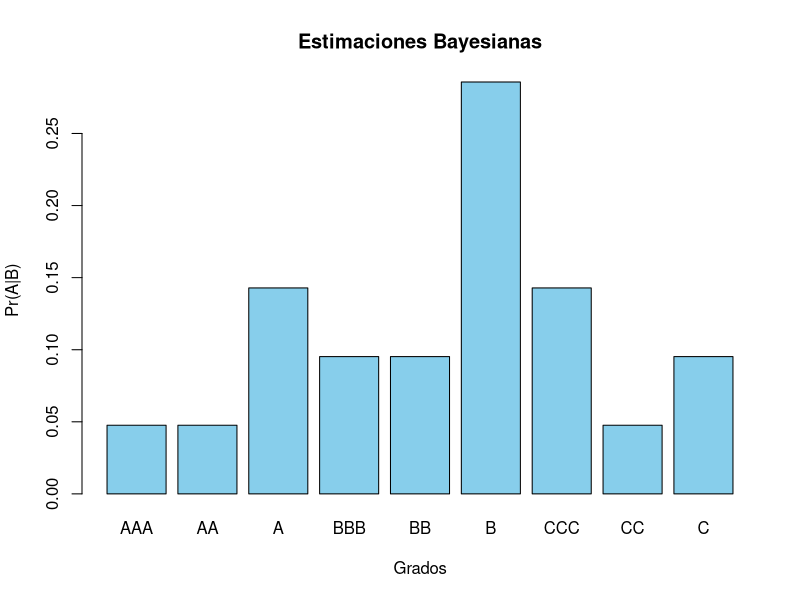
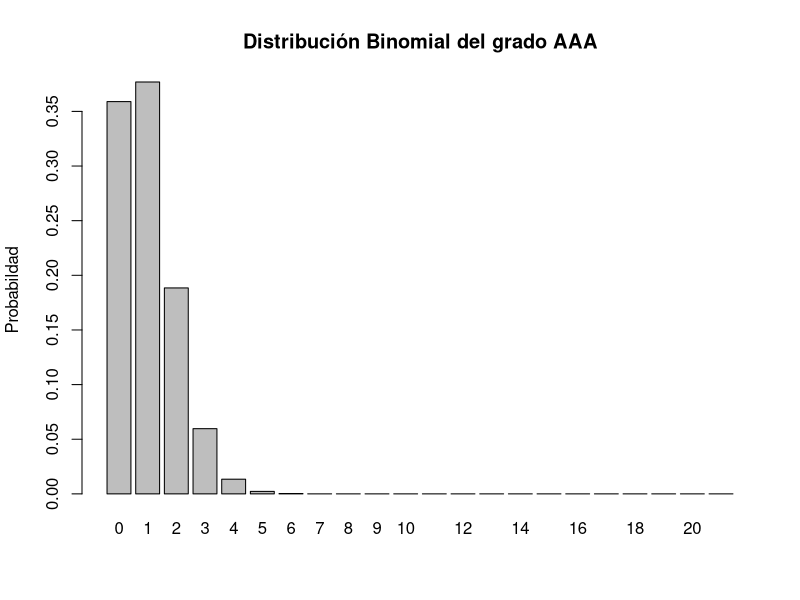
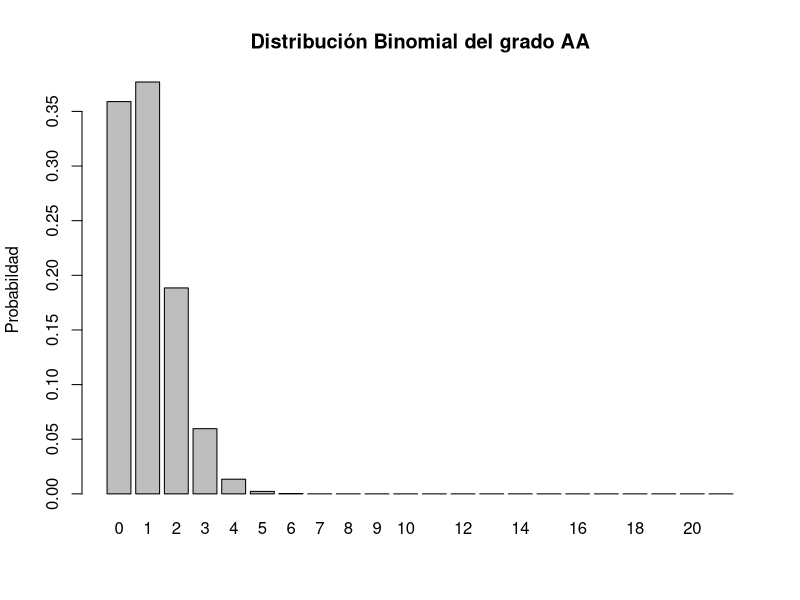
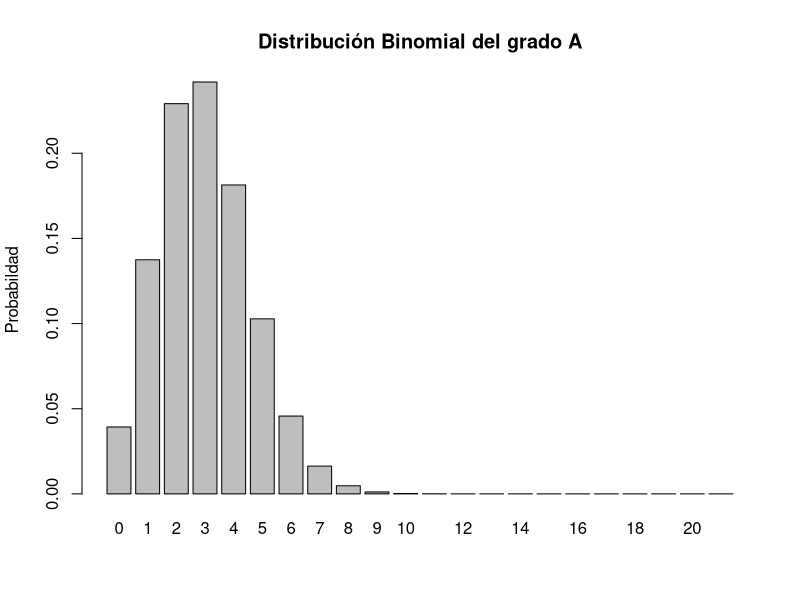
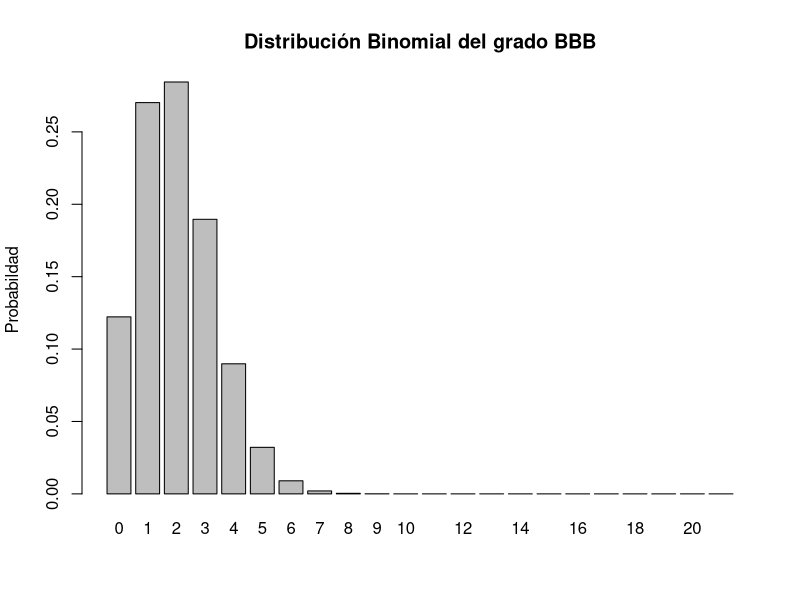
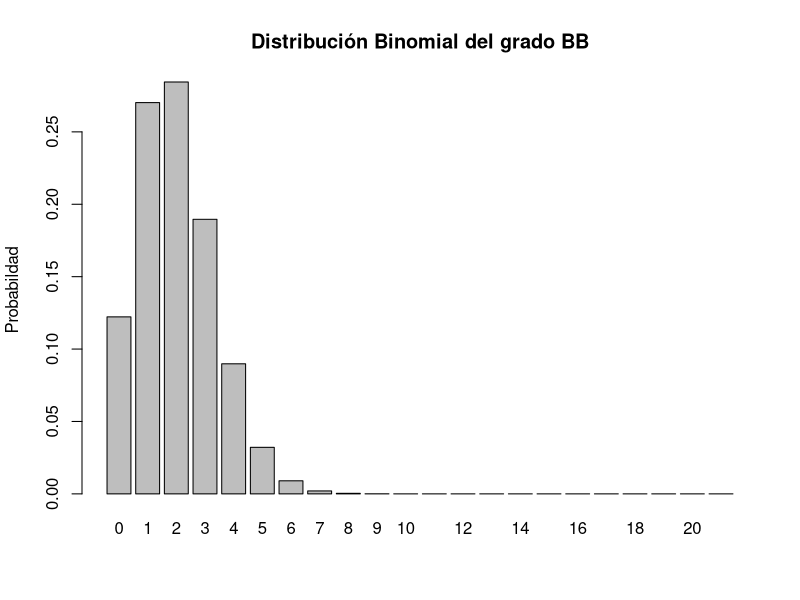
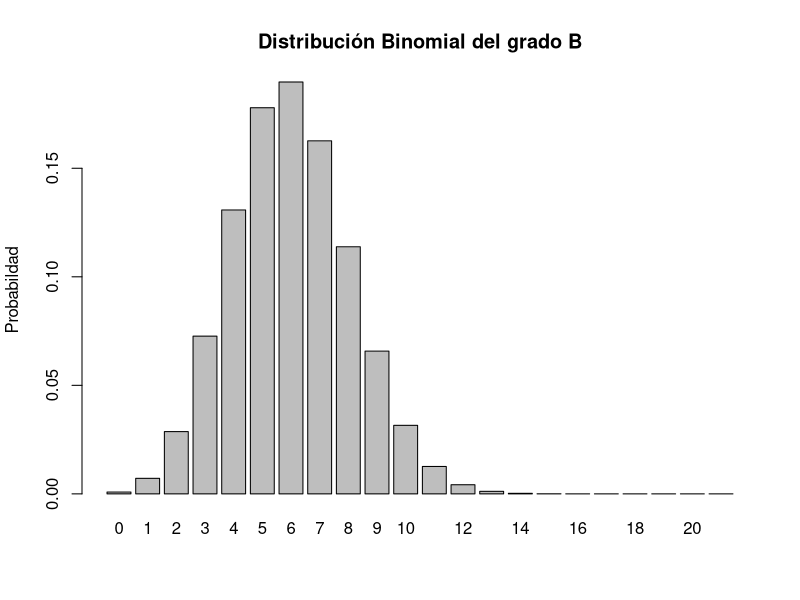
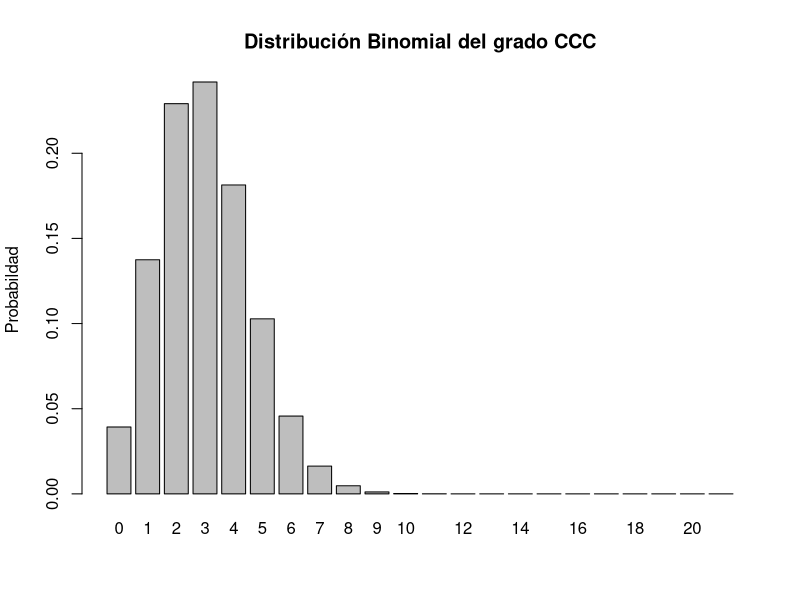

These charts were generated, in order, by the following R code:
## ---- chunk 1
library(tidyr)
library(ggplot2)
library(dplyr)
## ---- chunk 2
Cla <- c("AAA", "AA", "A", "BBB", "BB", "B", "CCC", "CC", "C")
Obligadores <- c(34, 56, 119, 257, 191, 102, 50, 34, 12)
Incumplimientos <- c(1, 1, 3, 2, 2, 6, 3, 1, 2)

# dataframe
df1 <- data.frame(Obligadores, Incumplimientos, row.names = Cla)

# Tasa de incumplimiento para cada clasificación 
PrBA <- df1$Incumplimientos/df1$Obligadores

# Proporción de obligadores de cada categoría respecto al total
PrA <- df1$Obligadores/sum(df1$Obligadores)

# Probabilidad de incumplimiento
PrB <- sum(df1$Incumplimientos)/sum(df1$Obligadores)

# Probabilidad de A dado B
PrAB <- PrBA*PrA/PrB

Est_Bay <- round(cbind(df1, PrBA, PrA, PrAB), 7)

Est_Bay

# Gráfico de Estimación Bayesiana

barplot(Est_Bay$PrAB, names.arg = rownames(Est_Bay),
  main = "Estimaciones Bayesianas", xlab = "Grados",
  ylab = "Pr(A|B)", col = "skyblue")

## ---- chunk 3
dist_bin <- data.frame(matrix(nrow = 22, ncol = 9))

for (i in 1:9) {
  dist_bin[,i]  <- round(dbinom(0:21, sum(Incumplimientos), Est_Bay[i,5]), 8)
  colnames(dist_bin)[i] <- Cla[i]
  row.names(dist_bin) <- c(0:21)
}

dist_bin

for (i in 1:ncol(dist_bin)) {
  barplot(dist_bin[,i], names.arg = 0:21,
          main = paste("Distribución Binomial del grado", Cla[i]),
          ylab = "Probabildad")
}
## ---- chunk 4
dist_poi <- data.frame(matrix(nrow = 22, ncol = 9))

for (i in 1:9) {
  dist_poi[,i]  <- round(dpois(0:21, Est_Bay[i,3]), 8)
  colnames(dist_poi)[i] <- Cla[i]
  row.names(dist_poi) <- c(0:21)
}

dist_poi

for (i in 1:ncol(dist_poi)) {
  barplot(dist_poi[,i], names.arg = 0:21,
          main = paste("Distribución Poisson del grado", Cla[i]),
          ylab = "Probabildad")
}
## ---- chunk 5
df_bin_long <- dist_bin %>%
  pivot_longer(cols = everything(),
               names_to = "Categoria",
               values_to = "Probabilidad") %>%
  mutate(Num_Incumplimientos = rep(0:21, length(Cla)))

df_poi_long <- dist_poi %>%
  pivot_longer(cols = everything(),
               names_to = "Categoria",
               values_to = "Probabilidad") %>%
  mutate(Num_Incumplimientos = rep(0:21, length(Cla)))

# Gráfico combinado para dist_bin
ggplot(df_bin_long, aes(x = Num_Incumplimientos, y = Probabilidad, fill = Categoria)) +
  geom_bar(stat = "identity", position = "dodge") +
  labs(title = "Distribución Binomial por Categoría",
       x = "Número de Incumplimientos",
       y = "Probabilidad") +
  theme_minimal()

# Gráfico combinado para dist_poi
ggplot(df_poi_long, aes(x = Num_Incumplimientos, y = Probabilidad, fill = Categoria)) +
  geom_bar(stat = "identity", position = "dodge") +
  labs(title = "Distribución de Poisson por Categoría",
       x = "Número de Incumplimientos",
       y = "Probabilidad") +
  theme_minimal()
## ---- chunk 6

# Primera Convolución: Binomial y Poisson

Convolucion1 <- data.frame(matrix(nrow = 43, ncol = 9))

for (i in 1:9) {
  Convolucion1[,i] <- round(convolve(dist_bin[,i], rev(dist_poi[,i]), type = "open"), 8)
  colnames(Convolucion1)[i] <- Cla[i]
  row.names(Convolucion1) <- c(0:42)
}


# Segunda Convolución: Primera convolución con binomial

Convolucion2 <- data.frame(matrix(nrow = 64, ncol = 9))

for (i in 1:9) {
  Convolucion2[,i] <- round(convolve(Convolucion1[,i], rev(dist_bin[,i]), type = "open"), 8)
  colnames(Convolucion2)[i] <- Cla[i]
  row.names(Convolucion2) <- c(0:63)
}

# Tercera Convolución: Segunda convolución con binomial

Convolucion3 <- data.frame(matrix(nrow = 85, ncol = 9))

for (i in 1:9) {
  Convolucion3[,i] <- round(convolve(Convolucion2[,i], rev(dist_bin[,i]), type = "open"), 8)
  colnames(Convolucion3)[i] <- Cla[i]
  row.names(Convolucion3) <- c(0:84)
}

# Cuarta Convolución: Tercera convolución con binomial

Convolucion4 <- data.frame(matrix(nrow = 106, ncol = 9))

for (i in 1:9) {
  Convolucion4[,i] <- round(convolve(Convolucion3[,i], rev(dist_bin[,i]), type = "open"), 8)
  colnames(Convolucion4)[i] <- Cla[i]
  row.names(Convolucion4) <- c(0:105)
}

# Quinta Convolución: Cuarta convolución con binomial

Convolucion5 <- data.frame(matrix(nrow = 127, ncol = 9))

for (i in 1:9) {
  Convolucion5[,i] <- round(convolve(Convolucion4[,i], rev(dist_bin[,i]), type = "open"), 8)
  colnames(Convolucion5)[i] <- Cla[i]
  row.names(Convolucion5) <- c(0:126)
}

# Sexta Convolución: Quinta convolución con binomial

Convolucion6 <- data.frame(matrix(nrow = 148, ncol = 9))

for (i in 1:9) {
  Convolucion6[,i] <- round(convolve(Convolucion5[,i], rev(dist_bin[,i]), type = "open"), 8)
  colnames(Convolucion6)[i] <- Cla[i]
  row.names(Convolucion6) <- c(0:147)
}

# Graficar la Sexta Convolución

for (i in 1:ncol(Convolucion6)) {
  barplot(Convolucion6[c(1:66),i], names.arg = 0:65,
          main = paste("Distribución de la 6ta Convolución del grado", Cla[i]),
          ylab = "Probabildad")
}

Convolucion6

# Tratar de encontrar un k

for (i in 1:15) {
  z <- c(t(Convolucion6[i,]))
  plot(z, type = "o", main = paste("Ajuste para el k = ", i),
       xlab = "Grados", ylab = "Probabilidad")
  
  modelo_lm <- lm(z ~ seq_along(z))
  abline(modelo_lm, col = "red", lwd = 2)
  
  modelo_nl <- nls(z ~ a * exp(b * seq_along(z)), start = list(a = 1, b = 0.01))
  lines(seq_along(z), predict(modelo_nl), col = "green", lwd = 2)
}

# Definimos nuestras probabilidades de incumplimiento implicitas

AAA <- Convolucion6[2,1]
AA <- Convolucion6[2,2]
A <- Convolucion3[4,3]
BBB <- Convolucion3[3,4]
BB <- Convolucion3[3,5]
B <- Convolucion2[7,6]
CCC <- Convolucion2[4,7]
CC <- Convolucion4[2,8]
C <- Convolucion2[3,9]
  
PD <- c(AAA, AA, A, BBB, BB, B, CCC, CC, C)
PD


# Graficamos las PD

plot(PD, type = "o", main = "Ajuste", xlab = "Índice", ylab = "Probabilidad")

modelo_nl <- nls(PD ~ a * exp(b * seq_along(PD)), start = list(a = min(PD), b = 0.1))

prediccion_exponencial <- predict(modelo_nl)

lines(seq_along(PD), prediccion_exponencial, col = "green", lwd = 2)

modelo_lm <- lm(PD ~ seq_along(PD))  
abline(modelo_lm, col = "red", lwd = 2) 


